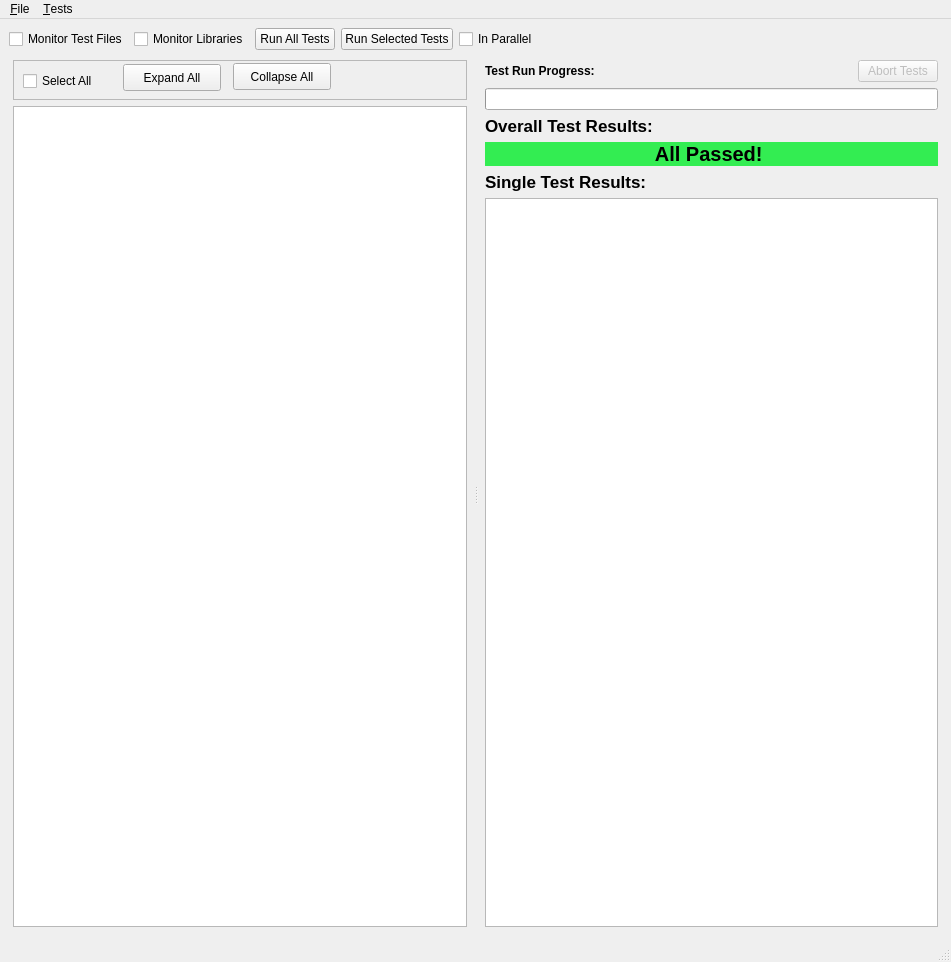
<?xml version="1.0" encoding="UTF-8"?>
<ui version="4.0">
 <class>MainWindow</class>
 <widget class="QMainWindow" name="MainWindow">
  <property name="geometry">
   <rect>
    <x>0</x>
    <y>0</y>
    <width>951</width>
    <height>962</height>
   </rect>
  </property>
  <property name="windowTitle">
   <string>MainWindow</string>
  </property>
  <widget class="QWidget" name="centralwidget">
   <layout class="QVBoxLayout" name="verticalLayout">
    <item>
     <layout class="QHBoxLayout" name="hlTop">
      <item>
       <widget class="QCheckBox" name="checkMonitorTests">
        <property name="toolTip">
         <string>Continuously monitor the test files for any changes, and rerun them when they change.</string>
        </property>
        <property name="text">
         <string>Monitor Test Files</string>
        </property>
       </widget>
      </item>
      <item>
       <widget class="QCheckBox" name="checkMonitorLibraries">
        <property name="toolTip">
         <string>Continously monitor the libraries file for any changes and rerun the selected tests when changes are found.</string>
        </property>
        <property name="text">
         <string>Monitor Libraries</string>
        </property>
       </widget>
      </item>
      <item>
       <widget class="QPushButton" name="buttonRunAll">
        <property name="text">
         <string>Run All Tests</string>
        </property>
       </widget>
      </item>
      <item>
       <widget class="QPushButton" name="buttonRunSelected">
        <property name="text">
         <string>Run Selected Tests</string>
        </property>
       </widget>
      </item>
      <item>
       <widget class="QCheckBox" name="checkInParallel">
        <property name="text">
         <string>In Parallel</string>
        </property>
       </widget>
      </item>
      <item>
       <spacer name="horizontalSpacer_2">
        <property name="orientation">
         <enum>Qt::Horizontal</enum>
        </property>
        <property name="sizeHint" stdset="0">
         <size>
          <width>40</width>
          <height>20</height>
         </size>
        </property>
       </spacer>
      </item>
     </layout>
    </item>
    <item>
     <widget class="QSplitter" name="splitter">
      <property name="sizePolicy">
       <sizepolicy hsizetype="Expanding" vsizetype="Preferred">
        <horstretch>0</horstretch>
        <verstretch>1</verstretch>
       </sizepolicy>
      </property>
      <property name="orientation">
       <enum>Qt::Horizontal</enum>
      </property>
      <property name="opaqueResize">
       <bool>true</bool>
      </property>
      <property name="handleWidth">
       <number>10</number>
      </property>
      <widget class="QWidget" name="verticalLayoutWidget_2">
       <layout class="QVBoxLayout" name="vlTree" stretch="0,0">
        <property name="margin">
         <number>4</number>
        </property>
        <item>
         <widget class="QFrame" name="frameTreeFilter">
          <property name="sizePolicy">
           <sizepolicy hsizetype="Preferred" vsizetype="Preferred">
            <horstretch>1</horstretch>
            <verstretch>0</verstretch>
           </sizepolicy>
          </property>
          <property name="minimumSize">
           <size>
            <width>0</width>
            <height>40</height>
           </size>
          </property>
          <property name="frameShape">
           <enum>QFrame::StyledPanel</enum>
          </property>
          <property name="frameShadow">
           <enum>QFrame::Raised</enum>
          </property>
          <widget class="QCheckBox" name="checkSelectAll">
           <property name="geometry">
            <rect>
             <x>10</x>
             <y>10</y>
             <width>96</width>
             <height>22</height>
            </rect>
           </property>
           <property name="text">
            <string>Select All</string>
           </property>
          </widget>
          <widget class="QPushButton" name="buttonExpandTree">
           <property name="geometry">
            <rect>
             <x>110</x>
             <y>4</y>
             <width>98</width>
             <height>27</height>
            </rect>
           </property>
           <property name="text">
            <string>Expand All</string>
           </property>
          </widget>
          <widget class="QPushButton" name="buttonCollapseTree">
           <property name="geometry">
            <rect>
             <x>220</x>
             <y>3</y>
             <width>98</width>
             <height>27</height>
            </rect>
           </property>
           <property name="text">
            <string>Collapse All</string>
           </property>
          </widget>
         </widget>
        </item>
        <item>
         <widget class="QTreeView" name="treeTests"/>
        </item>
       </layout>
      </widget>
      <widget class="QWidget" name="verticalLayoutWidget">
       <layout class="QVBoxLayout" name="vlResults">
        <property name="margin">
         <number>4</number>
        </property>
        <item>
         <layout class="QHBoxLayout" name="horizontalLayout">
          <item>
           <widget class="QLabel" name="label_2">
            <property name="font">
             <font>
              <weight>75</weight>
              <bold>true</bold>
             </font>
            </property>
            <property name="text">
             <string>Test Run Progress:</string>
            </property>
           </widget>
          </item>
          <item>
           <spacer name="horizontalSpacer_3">
            <property name="orientation">
             <enum>Qt::Horizontal</enum>
            </property>
            <property name="sizeHint" stdset="0">
             <size>
              <width>40</width>
              <height>20</height>
             </size>
            </property>
           </spacer>
          </item>
          <item>
           <widget class="QPushButton" name="buttonAbort">
            <property name="enabled">
             <bool>false</bool>
            </property>
            <property name="text">
             <string>Abort Tests</string>
            </property>
           </widget>
          </item>
         </layout>
        </item>
        <item>
         <widget class="QProgressBar" name="progTest">
          <property name="value">
           <number>0</number>
          </property>
          <property name="format">
           <string/>
          </property>
         </widget>
        </item>
        <item>
         <widget class="QLabel" name="label_3">
          <property name="font">
           <font>
            <pointsize>13</pointsize>
            <weight>75</weight>
            <bold>true</bold>
           </font>
          </property>
          <property name="text">
           <string>Overall Test Results:</string>
          </property>
          <property name="textFormat">
           <enum>Qt::AutoText</enum>
          </property>
         </widget>
        </item>
        <item>
         <widget class="QLabel" name="label_4">
          <property name="palette">
           <palette>
            <active>
             <colorrole role="WindowText">
              <brush brushstyle="SolidPattern">
               <color alpha="255">
                <red>0</red>
                <green>0</green>
                <blue>0</blue>
               </color>
              </brush>
             </colorrole>
             <colorrole role="Button">
              <brush brushstyle="SolidPattern">
               <color alpha="255">
                <red>51</red>
                <green>237</green>
                <blue>82</blue>
               </color>
              </brush>
             </colorrole>
             <colorrole role="Light">
              <brush brushstyle="SolidPattern">
               <color alpha="255">
                <red>155</red>
                <green>255</green>
                <blue>172</blue>
               </color>
              </brush>
             </colorrole>
             <colorrole role="Midlight">
              <brush brushstyle="SolidPattern">
               <color alpha="255">
                <red>103</red>
                <green>246</green>
                <blue>127</blue>
               </color>
              </brush>
             </colorrole>
             <colorrole role="Dark">
              <brush brushstyle="SolidPattern">
               <color alpha="255">
                <red>25</red>
                <green>118</green>
                <blue>41</blue>
               </color>
              </brush>
             </colorrole>
             <colorrole role="Mid">
              <brush brushstyle="SolidPattern">
               <color alpha="255">
                <red>34</red>
                <green>158</green>
                <blue>54</blue>
               </color>
              </brush>
             </colorrole>
             <colorrole role="Text">
              <brush brushstyle="SolidPattern">
               <color alpha="255">
                <red>0</red>
                <green>0</green>
                <blue>0</blue>
               </color>
              </brush>
             </colorrole>
             <colorrole role="BrightText">
              <brush brushstyle="SolidPattern">
               <color alpha="255">
                <red>255</red>
                <green>255</green>
                <blue>255</blue>
               </color>
              </brush>
             </colorrole>
             <colorrole role="ButtonText">
              <brush brushstyle="SolidPattern">
               <color alpha="255">
                <red>0</red>
                <green>0</green>
                <blue>0</blue>
               </color>
              </brush>
             </colorrole>
             <colorrole role="Base">
              <brush brushstyle="SolidPattern">
               <color alpha="255">
                <red>255</red>
                <green>255</green>
                <blue>255</blue>
               </color>
              </brush>
             </colorrole>
             <colorrole role="Window">
              <brush brushstyle="SolidPattern">
               <color alpha="255">
                <red>51</red>
                <green>237</green>
                <blue>82</blue>
               </color>
              </brush>
             </colorrole>
             <colorrole role="Shadow">
              <brush brushstyle="SolidPattern">
               <color alpha="255">
                <red>0</red>
                <green>0</green>
                <blue>0</blue>
               </color>
              </brush>
             </colorrole>
             <colorrole role="AlternateBase">
              <brush brushstyle="SolidPattern">
               <color alpha="255">
                <red>153</red>
                <green>246</green>
                <blue>168</blue>
               </color>
              </brush>
             </colorrole>
             <colorrole role="ToolTipBase">
              <brush brushstyle="SolidPattern">
               <color alpha="255">
                <red>255</red>
                <green>255</green>
                <blue>220</blue>
               </color>
              </brush>
             </colorrole>
             <colorrole role="ToolTipText">
              <brush brushstyle="SolidPattern">
               <color alpha="255">
                <red>0</red>
                <green>0</green>
                <blue>0</blue>
               </color>
              </brush>
             </colorrole>
            </active>
            <inactive>
             <colorrole role="WindowText">
              <brush brushstyle="SolidPattern">
               <color alpha="255">
                <red>0</red>
                <green>0</green>
                <blue>0</blue>
               </color>
              </brush>
             </colorrole>
             <colorrole role="Button">
              <brush brushstyle="SolidPattern">
               <color alpha="255">
                <red>51</red>
                <green>237</green>
                <blue>82</blue>
               </color>
              </brush>
             </colorrole>
             <colorrole role="Light">
              <brush brushstyle="SolidPattern">
               <color alpha="255">
                <red>155</red>
                <green>255</green>
                <blue>172</blue>
               </color>
              </brush>
             </colorrole>
             <colorrole role="Midlight">
              <brush brushstyle="SolidPattern">
               <color alpha="255">
                <red>103</red>
                <green>246</green>
                <blue>127</blue>
               </color>
              </brush>
             </colorrole>
             <colorrole role="Dark">
              <brush brushstyle="SolidPattern">
               <color alpha="255">
                <red>25</red>
                <green>118</green>
                <blue>41</blue>
               </color>
              </brush>
             </colorrole>
             <colorrole role="Mid">
              <brush brushstyle="SolidPattern">
               <color alpha="255">
                <red>34</red>
                <green>158</green>
                <blue>54</blue>
               </color>
              </brush>
             </colorrole>
             <colorrole role="Text">
              <brush brushstyle="SolidPattern">
               <color alpha="255">
                <red>0</red>
                <green>0</green>
                <blue>0</blue>
               </color>
              </brush>
             </colorrole>
             <colorrole role="BrightText">
              <brush brushstyle="SolidPattern">
               <color alpha="255">
                <red>255</red>
                <green>255</green>
                <blue>255</blue>
               </color>
              </brush>
             </colorrole>
             <colorrole role="ButtonText">
              <brush brushstyle="SolidPattern">
               <color alpha="255">
                <red>0</red>
                <green>0</green>
                <blue>0</blue>
               </color>
              </brush>
             </colorrole>
             <colorrole role="Base">
              <brush brushstyle="SolidPattern">
               <color alpha="255">
                <red>255</red>
                <green>255</green>
                <blue>255</blue>
               </color>
              </brush>
             </colorrole>
             <colorrole role="Window">
              <brush brushstyle="SolidPattern">
               <color alpha="255">
                <red>51</red>
                <green>237</green>
                <blue>82</blue>
               </color>
              </brush>
             </colorrole>
             <colorrole role="Shadow">
              <brush brushstyle="SolidPattern">
               <color alpha="255">
                <red>0</red>
                <green>0</green>
                <blue>0</blue>
               </color>
              </brush>
             </colorrole>
             <colorrole role="AlternateBase">
              <brush brushstyle="SolidPattern">
               <color alpha="255">
                <red>153</red>
                <green>246</green>
                <blue>168</blue>
               </color>
              </brush>
             </colorrole>
             <colorrole role="ToolTipBase">
              <brush brushstyle="SolidPattern">
               <color alpha="255">
                <red>255</red>
                <green>255</green>
                <blue>220</blue>
               </color>
              </brush>
             </colorrole>
             <colorrole role="ToolTipText">
              <brush brushstyle="SolidPattern">
               <color alpha="255">
                <red>0</red>
                <green>0</green>
                <blue>0</blue>
               </color>
              </brush>
             </colorrole>
            </inactive>
            <disabled>
             <colorrole role="WindowText">
              <brush brushstyle="SolidPattern">
               <color alpha="255">
                <red>25</red>
                <green>118</green>
                <blue>41</blue>
               </color>
              </brush>
             </colorrole>
             <colorrole role="Button">
              <brush brushstyle="SolidPattern">
               <color alpha="255">
                <red>51</red>
                <green>237</green>
                <blue>82</blue>
               </color>
              </brush>
             </colorrole>
             <colorrole role="Light">
              <brush brushstyle="SolidPattern">
               <color alpha="255">
                <red>155</red>
                <green>255</green>
                <blue>172</blue>
               </color>
              </brush>
             </colorrole>
             <colorrole role="Midlight">
              <brush brushstyle="SolidPattern">
               <color alpha="255">
                <red>103</red>
                <green>246</green>
                <blue>127</blue>
               </color>
              </brush>
             </colorrole>
             <colorrole role="Dark">
              <brush brushstyle="SolidPattern">
               <color alpha="255">
                <red>25</red>
                <green>118</green>
                <blue>41</blue>
               </color>
              </brush>
             </colorrole>
             <colorrole role="Mid">
              <brush brushstyle="SolidPattern">
               <color alpha="255">
                <red>34</red>
                <green>158</green>
                <blue>54</blue>
               </color>
              </brush>
             </colorrole>
             <colorrole role="Text">
              <brush brushstyle="SolidPattern">
               <color alpha="255">
                <red>25</red>
                <green>118</green>
                <blue>41</blue>
               </color>
              </brush>
             </colorrole>
             <colorrole role="BrightText">
              <brush brushstyle="SolidPattern">
               <color alpha="255">
                <red>255</red>
                <green>255</green>
                <blue>255</blue>
               </color>
              </brush>
             </colorrole>
             <colorrole role="ButtonText">
              <brush brushstyle="SolidPattern">
               <color alpha="255">
                <red>25</red>
                <green>118</green>
                <blue>41</blue>
               </color>
              </brush>
             </colorrole>
             <colorrole role="Base">
              <brush brushstyle="SolidPattern">
               <color alpha="255">
                <red>51</red>
                <green>237</green>
                <blue>82</blue>
               </color>
              </brush>
             </colorrole>
             <colorrole role="Window">
              <brush brushstyle="SolidPattern">
               <color alpha="255">
                <red>51</red>
                <green>237</green>
                <blue>82</blue>
               </color>
              </brush>
             </colorrole>
             <colorrole role="Shadow">
              <brush brushstyle="SolidPattern">
               <color alpha="255">
                <red>0</red>
                <green>0</green>
                <blue>0</blue>
               </color>
              </brush>
             </colorrole>
             <colorrole role="AlternateBase">
              <brush brushstyle="SolidPattern">
               <color alpha="255">
                <red>51</red>
                <green>237</green>
                <blue>82</blue>
               </color>
              </brush>
             </colorrole>
             <colorrole role="ToolTipBase">
              <brush brushstyle="SolidPattern">
               <color alpha="255">
                <red>255</red>
                <green>255</green>
                <blue>220</blue>
               </color>
              </brush>
             </colorrole>
             <colorrole role="ToolTipText">
              <brush brushstyle="SolidPattern">
               <color alpha="255">
                <red>0</red>
                <green>0</green>
                <blue>0</blue>
               </color>
              </brush>
             </colorrole>
            </disabled>
           </palette>
          </property>
          <property name="font">
           <font>
            <pointsize>15</pointsize>
            <weight>75</weight>
            <bold>true</bold>
           </font>
          </property>
          <property name="autoFillBackground">
           <bool>true</bool>
          </property>
          <property name="text">
           <string>All Passed! </string>
          </property>
          <property name="textFormat">
           <enum>Qt::AutoText</enum>
          </property>
          <property name="alignment">
           <set>Qt::AlignCenter</set>
          </property>
          <property name="margin">
           <number>3</number>
          </property>
         </widget>
        </item>
        <item>
         <widget class="QLabel" name="label">
          <property name="font">
           <font>
            <pointsize>13</pointsize>
            <weight>75</weight>
            <bold>true</bold>
           </font>
          </property>
          <property name="text">
           <string>Single Test Results:</string>
          </property>
          <property name="textFormat">
           <enum>Qt::AutoText</enum>
          </property>
         </widget>
        </item>
        <item>
         <widget class="QTextEdit" name="textEdit">
          <property name="readOnly">
           <bool>true</bool>
          </property>
          <property name="html">
           <string>&lt;!DOCTYPE HTML PUBLIC &quot;-//W3C//DTD HTML 4.0//EN&quot; &quot;http://www.w3.org/TR/REC-html40/strict.dtd&quot;&gt;
&lt;html&gt;&lt;head&gt;&lt;meta name=&quot;qrichtext&quot; content=&quot;1&quot; /&gt;&lt;style type=&quot;text/css&quot;&gt;
p, li { white-space: pre-wrap; }
&lt;/style&gt;&lt;/head&gt;&lt;body style=&quot; font-family:'Ubuntu'; font-size:11pt; font-weight:400; font-style:normal;&quot;&gt;
&lt;p style=&quot;-qt-paragraph-type:empty; margin-top:0px; margin-bottom:0px; margin-left:0px; margin-right:0px; -qt-block-indent:0; text-indent:0px;&quot;&gt;&lt;/p&gt;&lt;/body&gt;&lt;/html&gt;</string>
          </property>
          <property name="textInteractionFlags">
           <set>Qt::LinksAccessibleByKeyboard|Qt::LinksAccessibleByMouse|Qt::TextBrowserInteraction|Qt::TextSelectableByKeyboard|Qt::TextSelectableByMouse</set>
          </property>
         </widget>
        </item>
       </layout>
      </widget>
     </widget>
    </item>
   </layout>
  </widget>
  <widget class="QMenuBar" name="menubar">
   <property name="geometry">
    <rect>
     <x>0</x>
     <y>0</y>
     <width>951</width>
     <height>25</height>
    </rect>
   </property>
   <widget class="QMenu" name="menuTests">
    <property name="title">
     <string>&amp;Tests</string>
    </property>
    <addaction name="actionRun_All_Tests"/>
    <addaction name="actionRun_Selected_Tests"/>
   </widget>
   <widget class="QMenu" name="menu_File">
    <property name="title">
     <string>&amp;File</string>
    </property>
    <addaction name="action_Preferences"/>
    <addaction name="action_Quit"/>
   </widget>
   <addaction name="menu_File"/>
   <addaction name="menuTests"/>
  </widget>
  <widget class="QStatusBar" name="statusbar"/>
  <action name="actionRun_All_Tests">
   <property name="text">
    <string>Run &amp;All Tests</string>
   </property>
   <property name="shortcut">
    <string>Ctrl+A</string>
   </property>
  </action>
  <action name="actionRun_Selected_Tests">
   <property name="text">
    <string>Run &amp;Selected Tests</string>
   </property>
   <property name="shortcut">
    <string>Ctrl+R</string>
   </property>
  </action>
  <action name="action_Quit">
   <property name="text">
    <string>&amp;Quit</string>
   </property>
   <property name="shortcut">
    <string>Ctrl+Q</string>
   </property>
  </action>
  <action name="action_Preferences">
   <property name="text">
    <string>&amp;Preferences</string>
   </property>
   <property name="shortcut">
    <string>Ctrl+P</string>
   </property>
  </action>
 </widget>
 <resources/>
 <connections/>
</ui>
